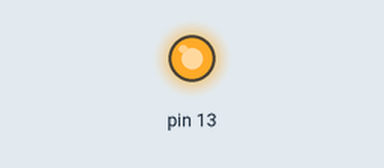
Recording of a sketch running on a simulated Arduino Uno, built with avr-gcc and run on an emulated ATmega328P. Parts: output pins drawn as LEDs (lit = HIGH). MIDI output is not drawn.

Above: at 6.5 s.
At 13.5 s:
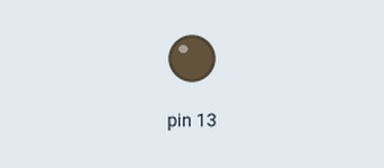
Timing chart, 0 to 18.2 s (numbered marks = the images above):
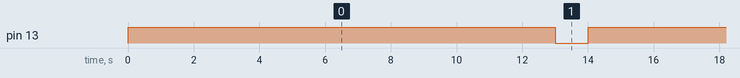

The sketch:

MudeSapatos-HiduinoReference.ino
```cpp
#include <MIDI.h>

MIDI_CREATE_DEFAULT_INSTANCE();

void setup()
{
    MIDI.begin(MIDI_CHANNEL_OMNI);
    pinMode(13, OUTPUT);


}

void loop()
{
  digitalWrite(13, HIGH);
  for (int i = 0; i < 24; i++)
  {
    MIDI.sendNoteOn(i, i*2, 1);
    delay(500);
  }

  // Delay == Bad! Set up an interrupt based timer instead
  // (or something like Blink Without Delay)
  delay(1000);
  digitalWrite(13, LOW);
  delay(1000);
}
```

Measured:
- by itself, pin 13: alternates HIGH for 13.0 s and LOW for 1.0 s
